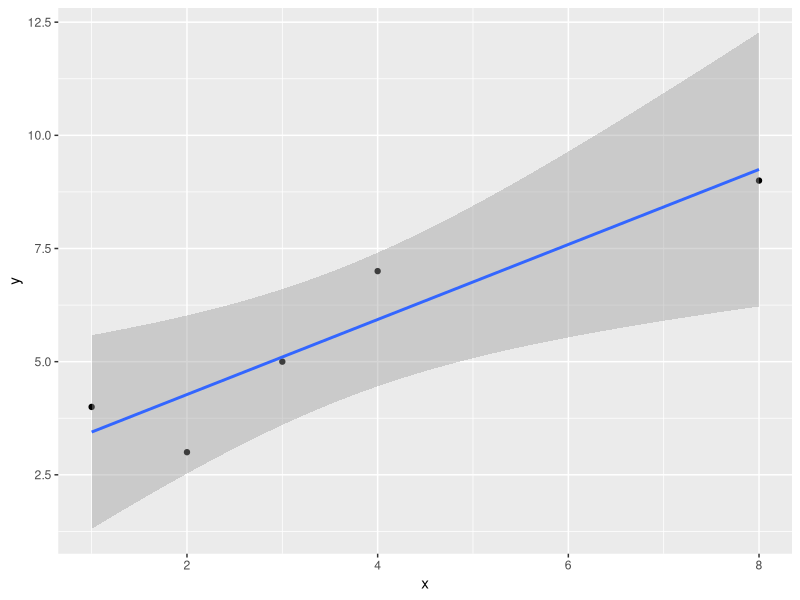
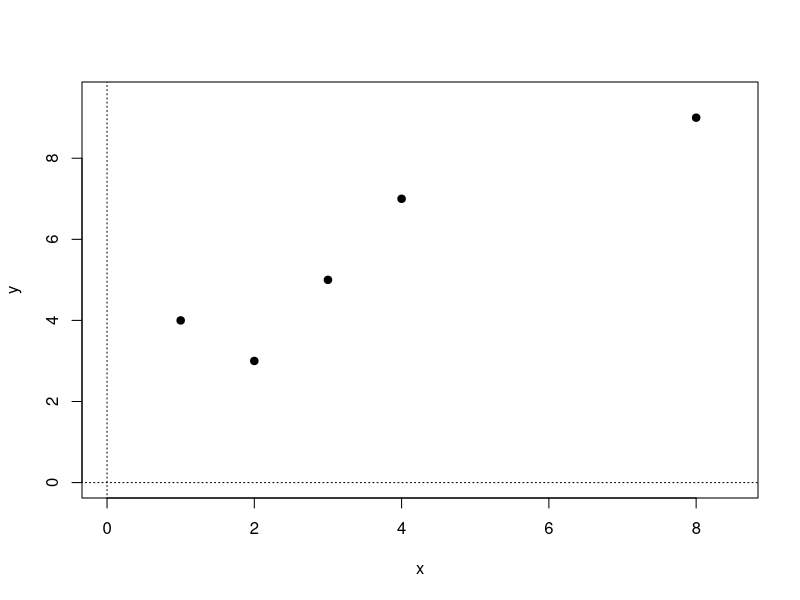
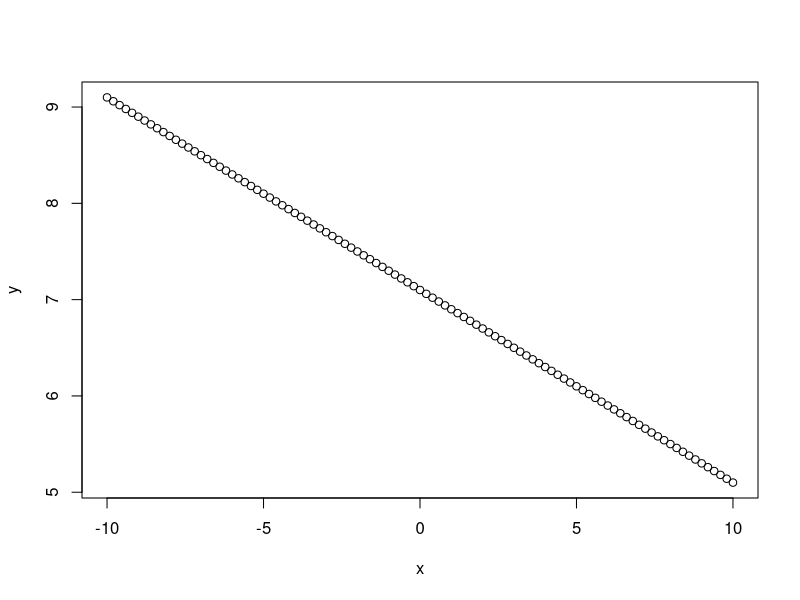

The R script that drew these images, in order:
## SwS_08 ##
# Exercises
# (no uploads)
# 1)	Run the code you find under “examples” in the help file for lm
# 2)	Look through the helpfile for runif and see if you understand it.
# 3)	Increase and decrease the size of the random noise you add to the data, 
#     and see what it does to your linear model estimates! This will help you 
#     better understand the concepts behind it, and also help you to better 
#     interpret results. Further, I hope this will help you to use this tool 
#     (making up data where you know what the result should be like, and then 
#     analysing it) to better understand statistics. 
# 4)	Run the example code from the helpfile for runif and see if you can 
#     understand it.


rm(list=ls())
x<-c(1,2,3,4,8)
y<-c(4,3,5,7,9)
x
mean(x)
var(x)
y
mean(y)
var(y)

?lm
model1 <- lm(y~x)
model1
summary(model1)

##################
df <- data.frame(x,y)
require(ggplot2)
ggplot(df, aes(x= x, y = y)) +
  geom_point() +
  stat_smooth(method = lm)
##################

coefficients(model1)
resid(model1)

plot(y~x, pch=19, xlim=c(0,8.5), ylim=c(0,9.5))
segments(0,-30,0,30, lty=3)
segments(-30,0,30,0,lty=3)

x<-seq(from=-10, to=10, by=0.2)
x
y<- 7.1-0.2 * x
y
summary(lm(y~x))
plot(y~x)
y<- 7.1-0.2 * x + runif(length(x))
summary(lm(y~x))
residuals(lm(y~x))
quantile(residuals(lm(y~x)))
